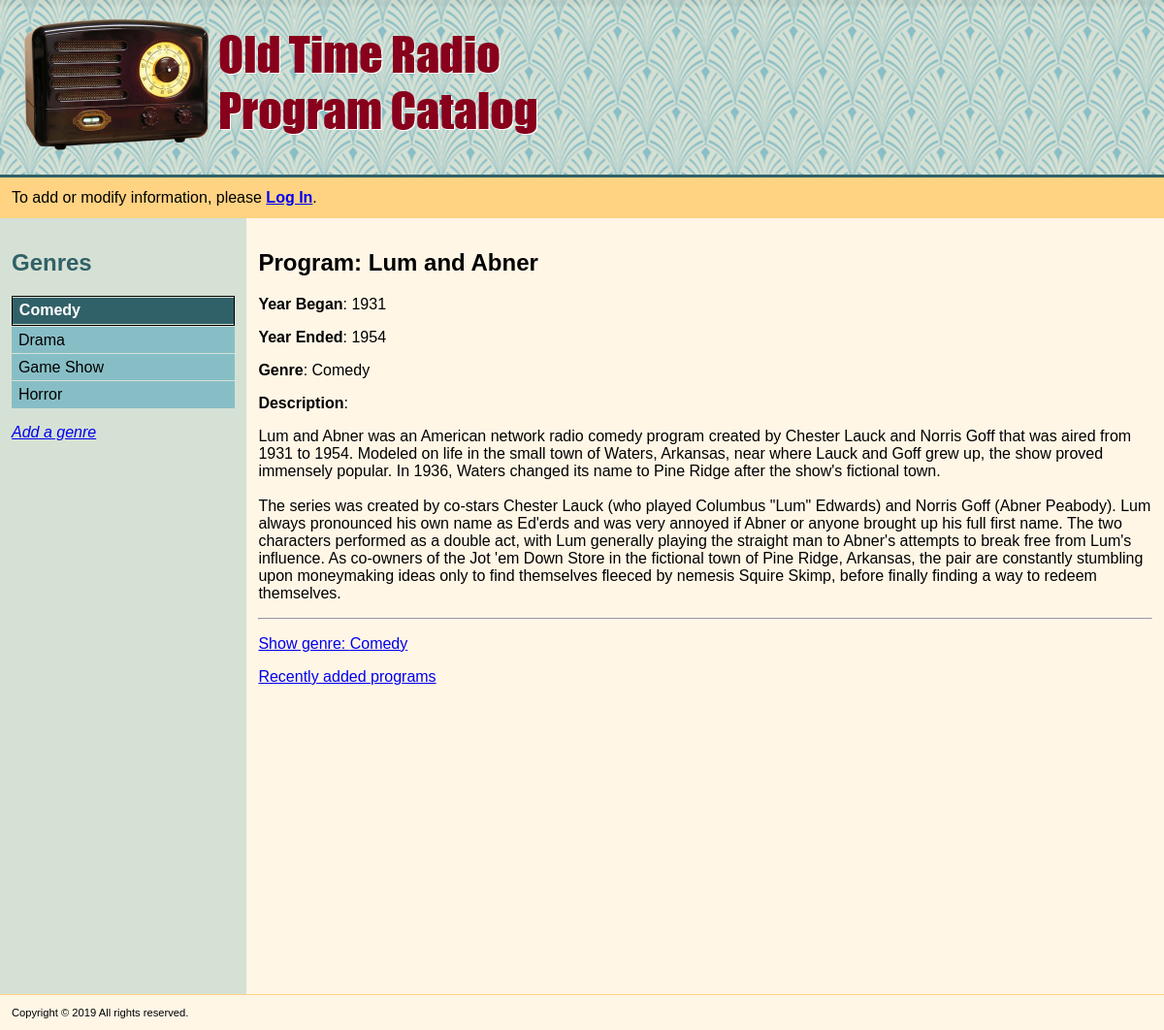
The page /genre/1/program/14/show on the database its author committed.
### models.py (models this page shows, shortened)
class Genre(Base):
    __tablename__ = 'genre'
    id = Column(Integer, primary_key=True)
    name = Column(String(100), nullable=False, unique=True)
    user_id = Column(Integer, ForeignKey('user.id'))
    user = relationship(User)
    time_created = Column(DateTime(timezone=True), server_default=func.now())
    time_updated = Column(DateTime(timezone=True), onupdate=func.now())

class Program(Base):
    __tablename__ = 'program'
    name = Column(String(120), nullable=False, unique=True)
    id = Column(Integer, primary_key=True)
    description = Column(String(1000))
    yearBegan = Column(Integer, nullable=False)
    yearEnded = Column(Integer, nullable=False)
    genre_id = Column(Integer, ForeignKey('genre.id'))
    genre = relationship(Genre)
    user_id = Column(Integer, ForeignKey('user.id'))
    user = relationship(User)
    time_created = Column(DateTime(timezone=True), server_default=func.now())
    time_updated = Column(DateTime(timezone=True), onupdate=func.now())

### application.py (the view)
@app.route('/genre/<int:genre_id>/program/<int:program_id>/show')
def showProgram(genre_id, program_id):
    genres = session.query(Genre).order_by('name').all()
    genre = session.query(Genre).filter_by(id=genre_id).one()
    program = session.query(Program).filter_by(id=program_id).one()
    return render_template('showProgram.html', genres=genres, genre=genre,
                           program=program)

### application.py (called while the page is built)
def _fk_pragma_on_connect(dbapi_con, con_record):
    dbapi_con.execute('pragma foreign_keys=ON')

### templates/showProgram.html (shortened to what this page needs)
{% extends "main.html" %}
{% block content %}
<h1>Program: {{program.name}}</h1>
<p><strong>Year Began</strong>: {{program.yearBegan}}</p>
<p><strong>Year Ended</strong>: {{program.yearEnded}}</p>
<p><strong>Genre</strong>: {{genre.name}}</p>
<p><strong>Description</strong>:</p>
<p class="description">{{program.description}}</p>
<hr>
<p>
	<a href='{{url_for("showGenre", genre_id=genre.id)}}'>
	Show genre: {{genre.name}}
	</a>
</p>
<p>
	<a href='{{url_for("latestPrograms")}}'>
	Recently added programs
	</a>
</p>
{% endblock %}

### templates/nav.html
<h1>Genres</h1>
{% if genres|count > 0 %}
	<ul>
	{% for g in genres %}
	<li {% if genre and genre.id == g.id %}class="selected"{% endif %}><a href='{{url_for("showGenre", genre_id=g.id)}}'>{{g.name}}</a></li>
	{% endfor %}
	</ul>
{% else %}
	<p>There are no genres currently defined.</p>
{% endif %}
{% if request.path != '/genre/add' %}
	<p><a href='{{url_for("addGenre")}}'>Add a genre</a></p>
{% endif %}

### static/style.css (style rules this page uses)
* { box-sizing: border-box; }
div.container, html, body { height: 100%; margin: 0; padding: 0; }
body { font-family: Arial; }
nav > h1 { color: #316168 }
nav > ul { list-style-type: none; margin: 0; padding: 0; }
nav > ul a { display: block; color: #000; padding: 2% 3%; text-decoration: none; margin: 1px 0px; background-color: #87bec6; }
nav > ul > li.selected a { font-weight: bold; color: white; background-color: #316168; }
nav > ul >li.selected { border: 1px solid black; }
nav > p > a { font-style: italic; }
p.description { white-space: pre-wrap; }

### rows shown on the page
Genre: name "Comedy"
Genre: name "Drama"
Genre: name "Game Show"
Genre: name "Horror"
Program: name "Lum and Abner", yearBegan "1931", yearEnded "1954", description "Lum and Abner was an American network radio comedy program created by Chester Lauck and Norris Goff that was aired from 1931 to 1954. Modeled on life in the small town of Waters, Arkansas, near where Lauck and Goff grew up, the show proved immensely popular. In 1936, Waters changed its name to Pine Ridge after the show's fictional town. The series was created by co-stars Chester Lauck (who played Columbus \"Lum\" Edwards) and Norris Goff (Abner Peabody). Lum always pronounced his own name as Ed'erds and was very annoyed if Abner or anyone brought up his full first name. The two characters performed as a double act, with Lum generally playing the straight man to Abner's attempts to break free…"
